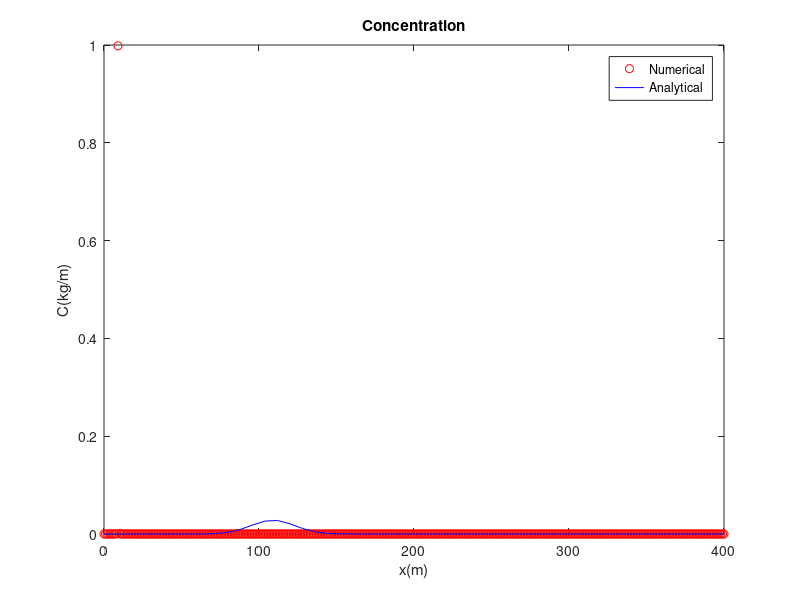

Write MATLAB code to recreate this figure.

clear all
load result.mat

for x=1:Lx
    xn(x)=(x-1)*dx;
    yn(x)=Cen(x,1);
end
M=numel(xn);
n=1;
index=1:n:M;
plot(xn(index),yn(index),'ro')

hold on

C0=1;
u=0.01;
D=0.01;

x0=(10-1)*dx;

xa = 0:400/50:(Lx-1)*dy;

t1=10000;
t2=30000;

ya = C0/sqrt(4*3.14*D*t1)*exp( -( (xa-x0-u*t1).^2/(4*D*t1) ) );

plot(xa,ya,'b')
xlabel('x(m)'), ylabel('C(kg/m)')
title ('Concentration')
legend 'Numerical' 'Analytical'
hold off
